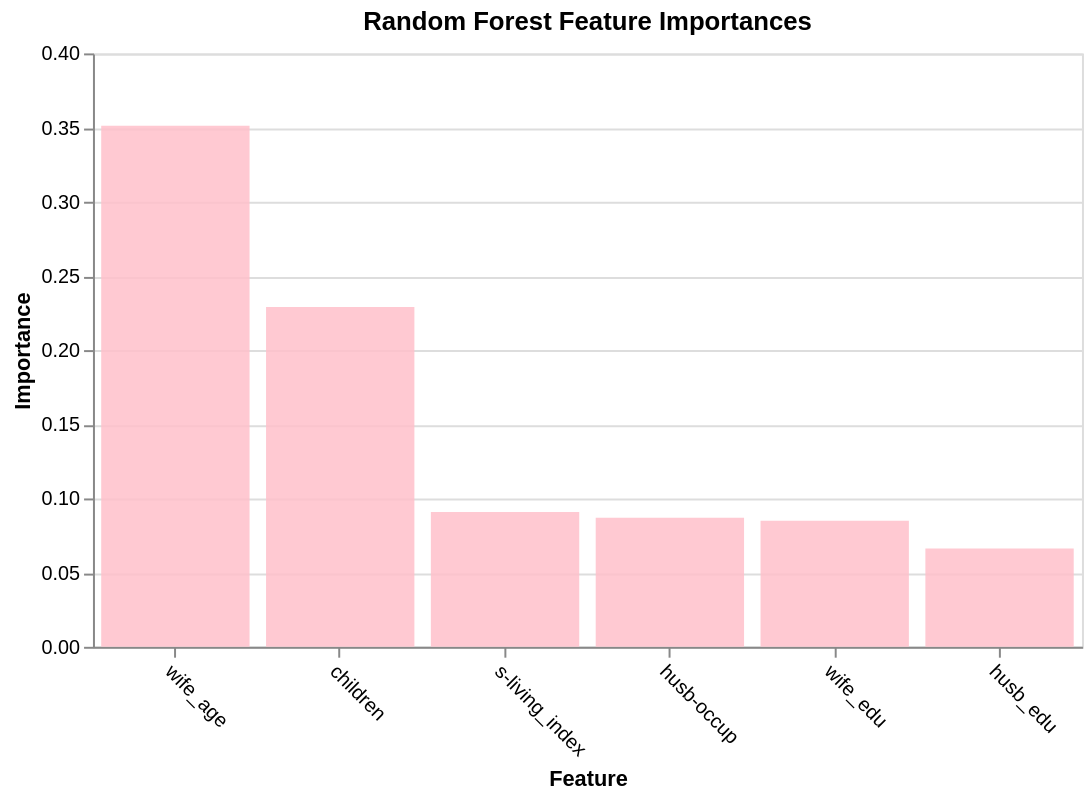

Notebook code cell kept with this figure:
### Code cell
import altair as alt
alt.renderers.enable('colab')
def plot_imp(best_features, scores, method_name, color):

    df = pd.DataFrame({'features': best_features,
                       'importances': scores})

    chart = alt.Chart(df,
                      width=500,
                      title=method_name + ' Feature Importances'
                     ).mark_bar(opacity=0.85,
                                color=color).encode(
        alt.X('features', title='Feature', sort=None, axis=alt.AxisConfig(labelAngle=45)),
        alt.Y('importances', title='Importance')
    )

    return chart

# Plotting
plot_imp(best_features_rfi, feature_importances_rfi, 'Random Forest', 'pink')

### Figure 1 — Vega-Lite specification as saved in the notebook (floating-point values rounded to 4 significant figures)
{"config": {"view": {"continuousWidth": 300, "continuousHeight": 300}}, "data": {"name": "data-52668f1470d1b32d630be231be39438f"}, "mark": {"type": "bar", "color": "pink", "opacity": 0.85}, "encoding": {"x": {"axis": {"labelAngle": 45}, "field": "features", "sort": null, "title": "Feature", "type": "nominal"}, "y": {"field": "importances", "title": "Importance", "type": "quantitative"}}, "title": "Random Forest Feature Importances", "width": 500, "$schema": "https://vega.github.io/schema/vega-lite/v5.20.1.json", "datasets": {"data-52668f1470d1b32d630be231be39438f": [{"features": "wife_age", "importances": 0.3512}, {"features": "children", "importances": 0.229}, {"features": "s-living_index", "importances": 0.09086}, {"features": "husb-occup", "importances": 0.08707}, {"features": "wife_edu", "importances": 0.08504}, {"features": "husb_edu", "importances": 0.0663}]}}
